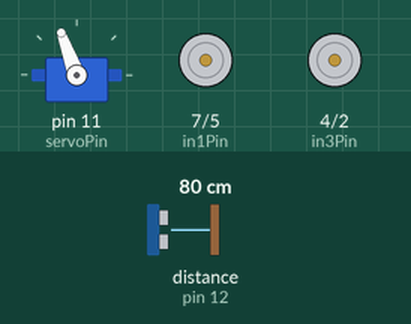
Simulated run of this sketch. Board: Arduino Uno, built with avr-gcc and run on an emulated ATmega328P. On the bench: servo, motor-driver pin pairs drawn as motors (green arrow = first pin HIGH = forward, orange = second pin HIGH = backward, longer = more drive, scaled by the enable pin). Wiring (inferred from the names in the program): ultrasonic range finder: trigger pin 13; echo pin 12. The inputs (shaded band) are chosen by the test bench; at power-on: distance to the obstacle (sensor on pin 12) 80 cm. The echo pulse lasts 58.3 µs per cm.

Above: at 4.7 s.
6.1 s: distance to the obstacle (sensor on pin 12) set to 34 cm
9.1 s: distance to the obstacle (sensor on pin 12) set to 27 cm
At 9.6 s:
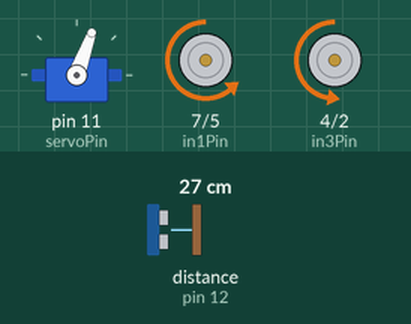
12.1 s: distance to the obstacle (sensor on pin 12) set to 35 cm
At 13.1 s:
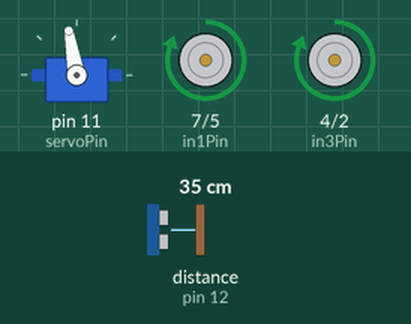
15.1 s: distance to the obstacle (sensor on pin 12) set to 2 cm
At 16.0 s:
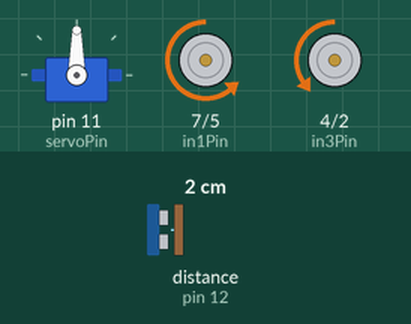
Timing chart, 0 to 19.1 s (numbered marks = the images above; inputs shaded):
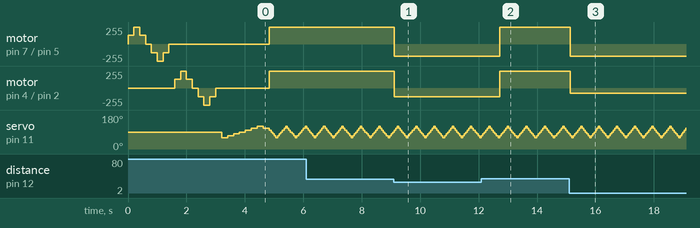

Measured:
- the behaviour switches between 31 and 30 cm on distance to the obstacle (sensor on pin 12) (found by bisection; images 0 and 1)
- after the input at 9.1 s, motor on pin 7 (in1Pin) / pin 5 (in2Pin): forward 255/255 → backward 180/255 at once; motor on pin 4 (in3Pin) / pin 2 (in4Pin): forward 255/255 → backward 128/255 at once
- after the input at 12.1 s, motor on pin 7 (in1Pin) / pin 5 (in2Pin): backward 180/255 → forward 255/255 after 0.62 s; motor on pin 4 (in3Pin) / pin 2 (in4Pin): backward 128/255 → forward 255/255 after 0.62 s
- after the input at 15.1 s, motor on pin 7 (in1Pin) / pin 5 (in2Pin): forward 255/255 → backward 180/255 at once; motor on pin 4 (in3Pin) / pin 2 (in4Pin): forward 255/255 → backward 80/255 at once
- by itself, servo on pin 11 (servoPin): repeats every 0.61 s: 60° 0.05 s, 70° 0.05 s, 80° 0.05 s, 90° 0.05 s, 100° 0.05 s, 110° 0.05 s, 120° 0.05 s, 110° 0.05 s, 100° 0.05 s, 90° 0.05 s, 80° 0.05 s, 70° 0.05 s

The sketch:

Sensor_Robot_Final.ino
```cpp
#include <Servo.h>
Servo servo;

// Pin-pin Modul Ultrasonik
const int trigPin = 13; // Pulsa tinggi 10 mikrodetik menyebabkan chirp, tunggu 50 us
const int echoPin = 12; // Lebar pulsa tinggi menunjukkan jarak

// Motor servo yang mengarahkan sensor ultrasonik
const int servoPin = 11; // Output PWM untuk servo hobby

// Pin-pin kontrol motor: H bridge L298N
const int enAPin = 6;    // Kontrol kecepatan PWM motor kiri
const int in1Pin = 7;    // Arah 1 motor kiri
const int in2Pin = 5;    // Arah 2 motor kiri
const int in3Pin = 4;    // Arah 1 motor kanan
const int in4Pin = 2;    // Arah 2 motor kanan
const int enBPin = 3;    // Kontrol kecepatan PWM motor kanan

#define NUM_ANGLES 7
unsigned char sensorAngle[NUM_ANGLES] = {60, 70, 80, 90, 100, 110, 120};
unsigned int distance[NUM_ANGLES];

enum Motor { LEFT, RIGHT };

// Atur kecepatan motor: 255 maju penuh, -255 mundur penuh, 0 berhenti
void go(enum Motor m, int speed) {
  digitalWrite(m == LEFT ? in1Pin : in3Pin, speed > 0 ? HIGH : LOW);
  digitalWrite(m == LEFT ? in2Pin : in4Pin, speed <= 0 ? HIGH : LOW);
  analogWrite(m == LEFT ? enAPin : enBPin, speed < 0 ? -speed : speed);
}

// Pengujian awal motor
void testMotors() {
  static int speed[8] = {128, 255, 128, 0, -128, -255, -128, 0};
  go(RIGHT, 0);
  for (unsigned char i = 0; i < 8; i++) {
    go(LEFT, speed[i]);
    delay(200);
  }
  for (unsigned char i = 0; i < 8; i++) {
    go(RIGHT, speed[i]);
    delay(200);
  }
}

// Baca jarak dari sensor ultrasonik, mengembalikan jarak dalam mm
unsigned int readDistance() {
  digitalWrite(trigPin, HIGH);
  delayMicroseconds(10);
  digitalWrite(trigPin, LOW);
  unsigned long period = pulseIn(echoPin, HIGH);
  return period * 343 / 2000;
}

// Pindai area di depan dengan menggerakkan sensor ultrasonik ke kiri dan kanan
void readNextDistance() {
  static unsigned char angleIndex = 0;
  static signed char step = 1;
  distance[angleIndex] = readDistance();
  angleIndex += step;
  if (angleIndex == NUM_ANGLES - 1) step = -1;
  else if (angleIndex == 0) step = 1;
  servo.write(sensorAngle[angleIndex]);
}

void setup() {
  pinMode(trigPin, OUTPUT);
  pinMode(echoPin, INPUT);
  digitalWrite(trigPin, LOW);
  pinMode(enAPin, OUTPUT);
  pinMode(in1Pin, OUTPUT);
  pinMode(in2Pin, OUTPUT);
  pinMode(in3Pin, OUTPUT);
  pinMode(in4Pin, OUTPUT);
  pinMode(enBPin, OUTPUT);
  servo.attach(servoPin);
  servo.write(90);
  go(LEFT, 0);
  go(RIGHT, 0);
  testMotors();
  servo.write(sensorAngle[0]);
  delay(200);
  for (unsigned char i = 0; i < NUM_ANGLES; i++) {
    readNextDistance();
    delay(200);
  }
}

void loop() {
  readNextDistance();
  // Periksa apakah ada sesuatu yang terlalu dekat di sudut manapun
  unsigned char tooClose = 0;
  for (unsigned char i = 0; i < NUM_ANGLES; i++) {
    if (distance[i] < 300) {
      tooClose = 1;
    }
  }

  if (tooClose) {
    // Ada sesuatu di dekat: mundur ke kiri
    go(LEFT, -180);
    go(RIGHT, -80);
  } else {
    // Tidak ada halangan: maju
    go(LEFT, 255);
    go(RIGHT, 255);
  }
  delay(50);
}
```
